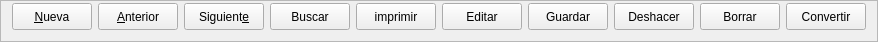
        <widget class="QFrame" name="frame_4">
         <property name="maximumSize">
          <size>
           <width>16777215</width>
           <height>35</height>
          </size>
         </property>
         <property name="frameShape">
          <enum>QFrame::StyledPanel</enum>
         </property>
         <property name="frameShadow">
          <enum>QFrame::Raised</enum>
         </property>
         <layout class="QHBoxLayout" name="horizontalLayout">
          <property name="topMargin">
           <number>2</number>
          </property>
          <item>
           <widget class="QPushButton" name="btnAnadir">
            <property name="minimumSize">
             <size>
              <width>0</width>
              <height>27</height>
             </size>
            </property>
            <property name="text">
             <string>&amp;Nueva</string>
            </property>
            <property name="icon">
             <iconset resource="../maya.qrc">
              <normaloff>:/Icons/PNG/add.png</normaloff>:/Icons/PNG/add.png</iconset>
            </property>
            <property name="iconSize">
             <size>
              <width>24</width>
              <height>24</height>
             </size>
            </property>
           </widget>
          </item>
          <item>
           <widget class="QPushButton" name="btnAnterior">
            <property name="minimumSize">
             <size>
              <width>0</width>
              <height>27</height>
             </size>
            </property>
            <property name="text">
             <string>&amp;Anterior</string>
            </property>
            <property name="icon">
             <iconset resource="../maya.qrc">
              <normaloff>:/Icons/PNG/Previous.png</normaloff>:/Icons/PNG/Previous.png</iconset>
            </property>
            <property name="iconSize">
             <size>
              <width>24</width>
              <height>24</height>
             </size>
            </property>
           </widget>
          </item>
          <item>
           <widget class="QPushButton" name="btnSiguiente">
            <property name="minimumSize">
             <size>
              <width>0</width>
              <height>27</height>
             </size>
            </property>
            <property name="text">
             <string>Siguient&amp;e</string>
            </property>
            <property name="icon">
             <iconset resource="../maya.qrc">
              <normaloff>:/Icons/PNG/Next.png</normaloff>:/Icons/PNG/Next.png</iconset>
            </property>
            <property name="iconSize">
             <size>
              <width>24</width>
              <height>24</height>
             </size>
            </property>
           </widget>
          </item>
          <item>
           <widget class="QPushButton" name="btnBuscar">
            <property name="minimumSize">
             <size>
              <width>0</width>
              <height>27</height>
             </size>
            </property>
            <property name="text">
             <string>Buscar</string>
            </property>
            <property name="icon">
             <iconset resource="../maya.qrc">
              <normaloff>:/Icons/PNG/search.png</normaloff>:/Icons/PNG/search.png</iconset>
            </property>
            <property name="iconSize">
             <size>
              <width>24</width>
              <height>24</height>
             </size>
            </property>
           </widget>
          </item>
          <item>
           <widget class="QPushButton" name="btnImprimir">
            <property name="minimumSize">
             <size>
              <width>0</width>
              <height>27</height>
             </size>
            </property>
            <property name="text">
             <string>imprimir</string>
            </property>
            <property name="icon">
             <iconset resource="../maya.qrc">
              <normaloff>:/Icons/PNG/Print.png</normaloff>:/Icons/PNG/Print.png</iconset>
            </property>
            <property name="iconSize">
             <size>
              <width>24</width>
              <height>24</height>
             </size>
            </property>
           </widget>
          </item>
          <item>
           <widget class="QPushButton" name="btnEditar">
            <property name="minimumSize">
             <size>
              <width>0</width>
              <height>27</height>
             </size>
            </property>
            <property name="text">
             <string>Editar</string>
            </property>
            <property name="icon">
             <iconset resource="../maya.qrc">
              <normaloff>:/Icons/PNG/Save.png</normaloff>:/Icons/PNG/Save.png</iconset>
            </property>
            <property name="iconSize">
             <size>
              <width>24</width>
              <height>24</height>
             </size>
            </property>
            <property name="shortcut">
             <string>Ctrl+S</string>
            </property>
           </widget>
          </item>
          <item>
           <widget class="QPushButton" name="btnGuardar">
            <property name="minimumSize">
             <size>
              <width>0</width>
              <height>27</height>
             </size>
            </property>
            <property name="text">
             <string>Guardar</string>
            </property>
            <property name="icon">
             <iconset resource="../maya.qrc">
              <normaloff>:/Icons/PNG/Save.png</normaloff>:/Icons/PNG/Save.png</iconset>
            </property>
            <property name="iconSize">
             <size>
              <width>24</width>
              <height>24</height>
             </size>
            </property>
           </widget>
          </item>
          <item>
           <widget class="QPushButton" name="btnDeshacer">
            <property name="minimumSize">
             <size>
              <width>0</width>
              <height>27</height>
             </size>
            </property>
            <property name="text">
             <string>Deshacer</string>
            </property>
            <property name="icon">
             <iconset resource="../maya.qrc">
              <normaloff>:/Icons/PNG/undo.png</normaloff>:/Icons/PNG/undo.png</iconset>
            </property>
           </widget>
          </item>
          <item>
           <widget class="QPushButton" name="btn_borrar">
            <property name="minimumSize">
             <size>
              <width>0</width>
              <height>27</height>
             </size>
            </property>
            <property name="text">
             <string>Borrar</string>
            </property>
            <property name="icon">
             <iconset resource="../maya.qrc">
              <normaloff>:/Icons/PNG/Delete.png</normaloff>:/Icons/PNG/Delete.png</iconset>
            </property>
            <property name="iconSize">
             <size>
              <width>24</width>
              <height>24</height>
             </size>
            </property>
           </widget>
          </item>
          <item>
           <widget class="QPushButton" name="btn_convertir">
            <property name="sizePolicy">
             <sizepolicy hsizetype="Minimum" vsizetype="Fixed">
              <horstretch>0</horstretch>
              <verstretch>0</verstretch>
             </sizepolicy>
            </property>
            <property name="minimumSize">
             <size>
              <width>0</width>
              <height>27</height>
             </size>
            </property>
            <property name="text">
             <string>Convertir</string>
            </property>
           </widget>
          </item>
         </layout>
        </widget>
